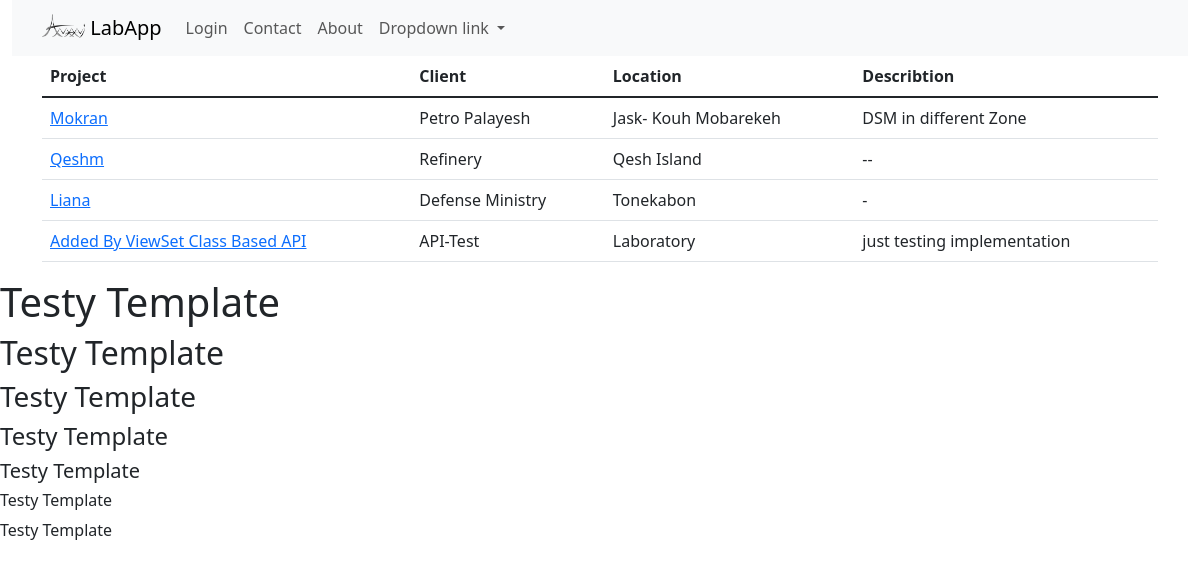
/projects/, run on the app's committed database.
### Projects/models.py (models this page shows, shortened)
class Project(models.Model):
    user_company = models.CharField(max_length=255, default="BPI")
    project = models.CharField(max_length=255)
    client = models.CharField(max_length=255, blank=True)
    project_location_name = models.CharField(max_length=255, blank=True)
    geometry_nodes = models.FloatField(null=True, blank=True)
    project_description = models.TextField(blank=True)
    slug = models.SlugField(default='-',)

### Projects/views.py (the view)
# urls.py: path('projects/', include("Projects.urls")),
def projects(request):
    projects = Project.objects.all()
    return render(request, "projects/projects.html", {"projects": projects})

### Projects/templates/projects/projects.html
{% extends 'base.html' %}
{% block content %}
<table class="table table-hover table-center">
    <thead>
      <tr>
          <th>Project</th>
          <th scope="col">Client</th>
          <th scope="col">Location</th>
          <th scope="col">Describtion</th>
      </tr>
    </thead>
    <tbody class="table-group-divider">
      {% for pr in projects %}
      <tr>
          <td>
            <a href=" {% url 'projects:projectdetail' pr.slug %}">{{pr.project}}</a>
          </td>
          <td>{{pr.client}}</td>
          <td>{{pr.project_location_name}}</td>
          <td>{{pr.project_description}}</td>
      </tr>
      {% endfor %}
    </tbody>
</table>
{% endblock %}

### data on the page
Project: project "Mokran", client "Petro Palayesh", project_location_name "Jask- Kouh Mobarekeh", project_description "DSM in different Zone"
Project: project "Qeshm", client "Refinery", project_location_name "Qesh Island", project_description "--"
Project: project "Liana", client "Defense Ministry", project_location_name "Tonekabon", project_description "-"
Project: project "Added By ViewSet Class Based API", client "API-Test", project_location_name "Laboratory", project_description "just testing implementation"
